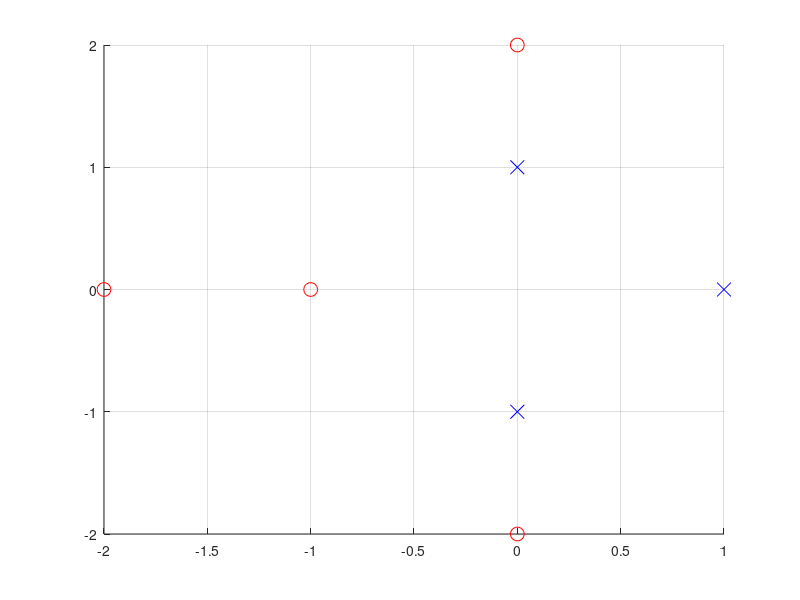
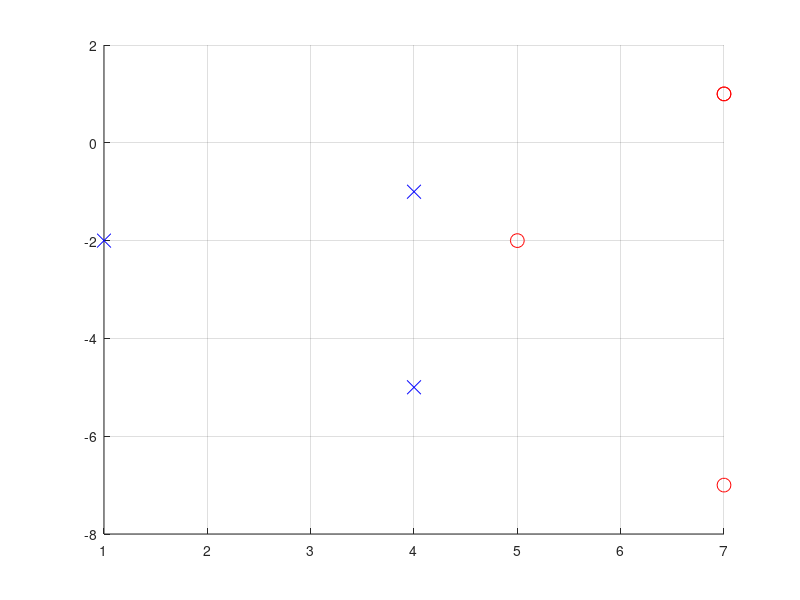

Write the MATLAB code that produced these figures, in order.
function q2()
    clear, clc;
    X = [1, 0; 0 1; 0, -1; -1, 0; 0, 2; 0, -2; -2 0];
    y = [-1; -1; -1; 1; 1; 1; 1];
    [m, n] = size(X);
    show(X, y);

    Z = zeros(m, n);
    Z(:, 1) = X(:, 2).^2 - 2 * X(:, 1) + 3;
    Z(:, 2) = X(:, 1).^2 - 2 * X(:, 2) - 3;
    show(Z, y)


function show(X, y)
    y1_idx = y == 1;
    figure, grid on, hold on;
    plot(X(y1_idx, 1), X(y1_idx, 2), 'ro', 'MarkerSize', 10);
    plot(X(~y1_idx, 1), X(~y1_idx, 2), 'bx', 'MarkerSize', 10);
